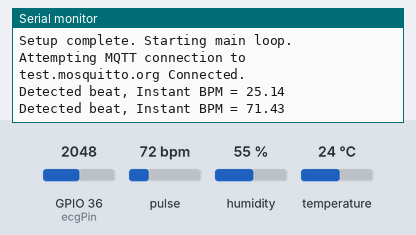
Simulated run of this sketch. Board: ESP32. Shown: the last lines printed to the serial monitor. Inputs (shaded band) come from the test bench; at power-on: pulse 72 bpm, humidity 55 %, temperature 24 °C, GPIO 36 (ecgPin) = 2048. WiFi joins after 1.5 s; servers stay silent unless stated; no MQTT or app messages arrive unless stated.

Above: at 3.4 s.
3.5 s: pulse set to 42 bpm
At 5.9 s:
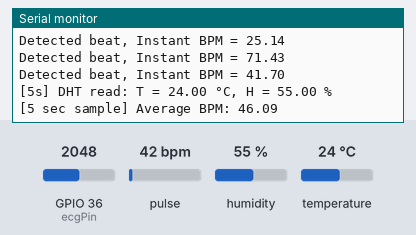
6.5 s: humidity set to 22 %
At 7.9 s:
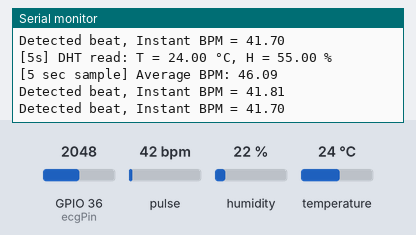
8.0 s: temperature set to 12 °C
At 9.4 s:
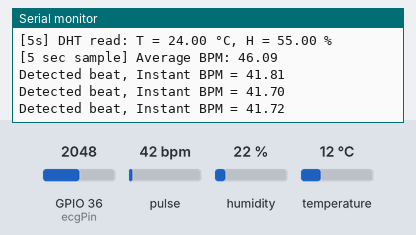
9.5 s: pulse set to 70 bpm
At 11.4 s:
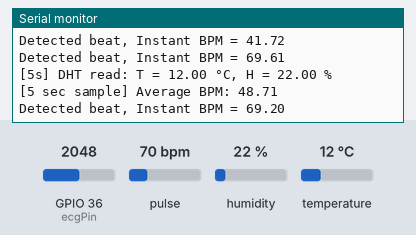
21.2 s: humidity set to 40 %
At 22.6 s:
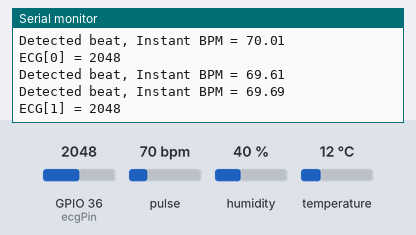
Timing chart, 0 to 24.2 s (numbered marks = the images above; inputs shaded):
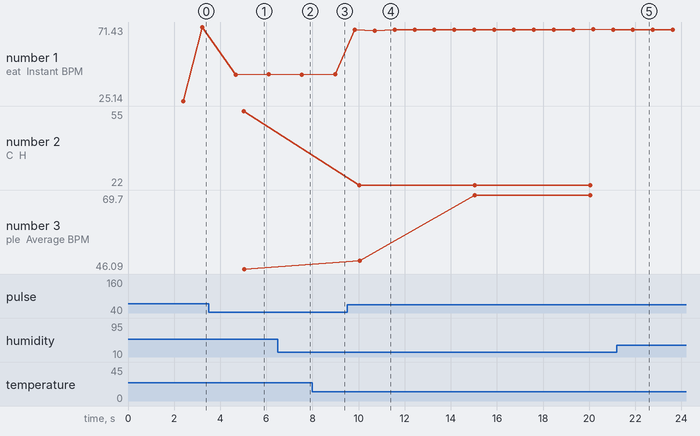

Measured:
- after the input at 3.5 s, the serial monitor: prints a new line after 1.2 s (image 1)
- after the input at 9.5 s, the serial monitor: prints a new line after 0.34 s (image 4)
- plotted number 1: 71.43 → 41.81 after the input at 3.5 s, 41.72 → 69.61 after the input at 9.5 s
- plotted number 2: 22 → 40 after the input at 21.2 s
- plotted number 3: 46.09 → 69.69 after the input at 9.5 s

The sketch:

proiectIP.ino
```cpp
#include <WiFi.h>
#include <PubSubClient.h>
#include <ArduinoJson.h>
#include <Wire.h>
#include "DHT.h"
#include "MAX30105.h"
#include "heartRate.h"

const char* ssid = "LinksysB019";
const char* password = "wm83y3fby4";

const char* mqtt_server = "test.mosquitto.org";
const int   mqtt_port = 1883;
const char* mqtt_client_id = "esp32-multi-sensor-01";

const char* environment_topic = "sensors/esp32/environment";
const char* bpm_topic = "sensors/esp32/bpm";
const char* ecg_topic = "sensors/esp32/ecg";

#define DHTPIN 26
const int ecgPin = 36;
const int loMinus = 39;
const int loPlus = 34;

#define DHTTYPE DHT11
DHT dht(DHTPIN, DHTTYPE);
MAX30105 particleSensor;

WiFiClient espClient;
PubSubClient client(espClient);

struct DhtReading {
  float temperature = NAN;
  float humidity = NAN;
  bool success = false;
};

void connectWifi();
void reconnectMqtt();
DhtReading readDhtSensor();
void updateBPMCalculation();
void publishBPMData();
int readEcgSensor();
void collectAndPublishEcgData();

void setup() {
    Serial.begin(9600);
    while (!Serial && millis() < 2000);
    Serial.println("\nBooting...");

    connectWifi();

    client.setServer(mqtt_server, mqtt_port);

    Serial.println(F("DHT sensor setup start..."));
    dht.begin();
    Serial.println(F("DHT sensor setup done."));

    pinMode(loPlus, INPUT);
    pinMode(loMinus, INPUT);
    Serial.println(F("ECG Pins configured."));

    Serial.println("Initializing MAX30105...");
    if (!particleSensor.begin(Wire, I2C_SPEED_FAST)) {
        Serial.println("MAX30105 was not found. Please check wiring/power.");
        while (1);
    }
    Serial.println("MAX30105 Found!");

    byte ledBrightness = 60;
    byte sampleAverage = 4;
    byte ledMode = 2;
    int sampleRate = 100;
    int pulseWidth = 411;
    int adcRange = 4096;
    particleSensor.setup(ledBrightness, sampleAverage, ledMode, sampleRate, pulseWidth, adcRange);
    Serial.println("MAX30105 Configured.");

    Serial.println("Setup complete. Starting main loop.");
}

static unsigned long lastDhtSampleTime  = 0;
static unsigned long lastDhtPublishTime = 0;

const unsigned long DHT_SAMPLE_INTERVAL  = 5000;
const unsigned long DHT_PUBLISH_INTERVAL = 60000;

static float tempSum   = 0.0;
static float humSum    = 0.0;
static int sampleCount = 0;

void loop() {
    if (!client.connected()) {
        reconnectMqtt();
    }
    client.loop();

    updateBPMCalculation();
    collectAndPublishEcgData();

    unsigned long currentMillis = millis();

    if (currentMillis - lastDhtSampleTime >= DHT_SAMPLE_INTERVAL) {
        lastDhtSampleTime = currentMillis;

        DhtReading reading = readDhtSensor();

        if (reading.success) {
            tempSum += reading.temperature;
            humSum += reading.humidity;
            sampleCount++;

            Serial.print("[5s] DHT read: T = ");Serial.print(reading.temperature);Serial.print(" °C, H = ");Serial.print(reading.humidity);Serial.println(" %");
        } else {
            Serial.println("[5s] Failed DHT read, skipping this sample.");
        }
    }

    if (currentMillis - lastDhtPublishTime >= DHT_PUBLISH_INTERVAL) {
        lastDhtPublishTime = currentMillis;

        if (sampleCount > 0) {
            float avgTemp = tempSum / sampleCount;
            float avgHum  = humSum  / sampleCount;

            StaticJsonDocument<128> jsonDoc;
            jsonDoc["temperature"] = avgTemp;
            jsonDoc["humidity"]    = avgHum;

            char jsonBuffer[128];
            serializeJson(jsonDoc, jsonBuffer);

            Serial.println();Serial.print("Publishing ENV to topic '");Serial.print(environment_topic);Serial.print("': ");Serial.println(jsonBuffer);

            if (client.publish(environment_topic, jsonBuffer)) {
              //Serial.println(F("Published successfully."));
            }else{
                Serial.println("Failed!");
            }
        } else {
            Serial.println("No valid DHT samples in the last minute, skipping publish.");
        }

        tempSum     = 0.0;
        humSum      = 0.0;
        sampleCount = 0;
        Serial.println();
    }
    publishBPMData();
}

void connectWifi() {
    delay(10);
    Serial.println();
    Serial.print("Connecting to WiFi: ");
    Serial.println(ssid);
    WiFi.mode(WIFI_STA);
    WiFi.disconnect();
    delay(100);
    WiFi.begin(ssid, password);
    WiFi.setSleep(false);

    int wifi_retries = 0;
    Serial.print("Status: ");
    while (WiFi.status() != WL_CONNECTED) {
        delay(1000);
        Serial.print(".");
        Serial.print(WiFi.status());
        wifi_retries++;
        if (wifi_retries > 25) {
            Serial.println("\nWiFi connection timed out. Restarting...");
            ESP.restart();
        }
    }
    Serial.println("\nWiFi connected.");
    Serial.print("IP address: ");
    Serial.println(WiFi.localIP());
}

void reconnectMqtt() {
    while (!client.connected()) {
        Serial.print("Attempting MQTT connection to ");
        Serial.print(mqtt_server);
        Serial.print(" ");
        if (client.connect(mqtt_client_id)) {
            Serial.println("Connected.");
        } else {
            Serial.print("Failed, rc=");
            Serial.print(client.state());
            Serial.println(" ,try again in 5 seconds.");
            delay(5000);
        }
    }
}

DhtReading readDhtSensor() {
  DhtReading result;
  result.humidity = dht.readHumidity();
  result.temperature = dht.readTemperature();
  if (isnan(result.humidity) || isnan(result.temperature)) {
    result.success = false;
  } else {
    result.success = true;
  }
  return result;
}

#define SAMPLE_INTERVAL_BPM 5000
#define AVERAGE_INTERVAL_BPM 60000

unsigned long lastBeat = 0;
float avg5SecBPM = 0;
float minuteAvgBPM = 0;

void updateBPMCalculation() {
    static unsigned long last5SecTime = 0;
    static unsigned long lastMinTime = 0;

    static float bpmSum = 0;
    static int bpmCount = 0;

    static float bpmBuffer[12];
    static int bpmBufferIndex = 0;

    unsigned long now = millis();

    long irValue = particleSensor.getIR();

    if (irValue < 50000) {
        bpmSum = 0;
        bpmCount = 0;
        bpmBufferIndex = 0;
        for (int i = 0; i < 12; i++) {
            bpmBuffer[i] = 0;
        }
        return;
    }

    if (checkForBeat(irValue)) {
        unsigned long nowBeat = millis();
        unsigned long delta = nowBeat - lastBeat;
        lastBeat = nowBeat;

        float currentBPM = 60000.0 / delta;

        if (currentBPM >= 20 && currentBPM < 255) {
            bpmSum += currentBPM;
            bpmCount++;
            Serial.print("Detected beat, Instant BPM = ");
            Serial.println(currentBPM);
        }
    }

    if (now - last5SecTime >= SAMPLE_INTERVAL_BPM) {
        last5SecTime = now;

        if (bpmCount > 0)
            avg5SecBPM = bpmSum / bpmCount;
        else
            avg5SecBPM = 0;

        if (bpmBufferIndex < 12) {
            bpmBuffer[bpmBufferIndex++] = avg5SecBPM;
        }

        Serial.print("[5 sec sample] Average BPM: ");
        Serial.println(avg5SecBPM);

        bpmSum = 0;
        bpmCount = 0;
    }

    if (now - lastMinTime >= AVERAGE_INTERVAL_BPM) {
        lastMinTime = now;
        if (bpmBufferIndex > 0) {
            float sum = 0;
            for (int i = 0; i < bpmBufferIndex; i++) {
                sum += bpmBuffer[i];
            }
            float minuteAvgBPM = sum / bpmBufferIndex;
            Serial.print("Average BPM over the minute: ");
            Serial.println(minuteAvgBPM);
        } else {
            Serial.println("No BPM samples collected in the last minute.");
        }

        bpmBufferIndex = 0;
    }
}

unsigned long lastBpmPublish = 0;
const unsigned long BPM_PUBLISH_INTERVAL = 60000;

void publishBPMData() {
    unsigned long now = millis();
    if (now - lastBpmPublish >= BPM_PUBLISH_INTERVAL){
        lastBpmPublish = now;

        StaticJsonDocument<64> bpmJson;
        bpmJson["bpm_avg"] = avg5SecBPM;

        char bpmBuffer[64];
        serializeJson(bpmJson, bpmBuffer);

        Serial.print("Publishing BPM to topic '"); Serial.print(bpm_topic); Serial.print("': "); Serial.println(bpmBuffer);

        if (client.publish(bpm_topic, bpmBuffer)) {
            //Serial.println("Published successfully.");
        } else {
            Serial.println("Failed!");
        }
        Serial.println();
    }
}

const int ECG_BUFFER_SIZE = 100;
int ecgBuffer[ECG_BUFFER_SIZE];
int ecgBufferIndex = 0;

enum EcgState { IDLE, RECORDING };
static EcgState ecgState = IDLE;

unsigned long lastCycleStart = 0;
unsigned long recordStart = 0;
unsigned long lastEcgSampleTime = 0;
unsigned long lastEcgPublish = 0;

const unsigned long RECORD_DURATION = 11000;
const unsigned long CYCLE_INTERVAL = 20000;
const unsigned long ECG_SAMPLE_INTERVAL = 1000;
const unsigned long ECG_PUBLISH_INTERVAL = 60000;

int setsRecorded = 0;

int readEcgSensor() {
    return analogRead(ecgPin);
}

void collectAndPublishEcgData() {
    unsigned long now = millis();

    switch (ecgState) {
        case IDLE:
            if (now - lastCycleStart >= CYCLE_INTERVAL && setsRecorded < 2) {
                ecgState = RECORDING;
                recordStart = now;
                lastEcgSampleTime = now;
                Serial.print(F("START RECORDING ECG SET "));
                Serial.print(setsRecorded + 1);
                Serial.println(F(" (10s)"));
            }
            break;

        case RECORDING:
            if ((now - lastEcgSampleTime >= ECG_SAMPLE_INTERVAL) && (ecgBufferIndex < ECG_BUFFER_SIZE - 1)) {
                lastEcgSampleTime = now;
                int ecgVal = readEcgSensor();
                ecgBuffer[ecgBufferIndex++] = ecgVal;
                Serial.print(F("ECG["));
                Serial.print(ecgBufferIndex - 1);
                Serial.print(F("] = "));
                Serial.println(ecgVal);
            }

            if ((now - recordStart >= RECORD_DURATION) || (ecgBufferIndex >= ECG_BUFFER_SIZE - 1)) {
                Serial.print(F("END RECORDING ECG SET "));
                Serial.print(setsRecorded + 1);
                Serial.print(F(" ("));
                Serial.print(ecgBufferIndex);
                Serial.println(F(" total samples so far)"));

                setsRecorded++;
                ecgState = IDLE;
                lastCycleStart = now;

                if (setsRecorded < 2 && ecgBufferIndex < ECG_BUFFER_SIZE - 1) {
                    ecgBuffer[ecgBufferIndex++] = 0;
                    Serial.println(F("Inserted separator (0) in ECG buffer."));
                }
            }
            break;
    }

    if (now - lastEcgPublish >= ECG_PUBLISH_INTERVAL && setsRecorded == 2) {
        lastEcgPublish = now;

        StaticJsonDocument<8192> jsonDoc;
        JsonArray ecgArray = jsonDoc.createNestedArray("ecg_data");

        for (int i = 0; i < ecgBufferIndex; i++) {
            ecgArray.add(ecgBuffer[i]);
        }

        char payload[1024];
        size_t n = serializeJson(jsonDoc, payload);

        Serial.println();Serial.print(F("Publishing ECG full buffer ("));Serial.print(n);Serial.println(F(" bytes)..."));

        if (client.publish(ecg_topic, (uint8_t*)payload, n, false)) {
            //Serial.println(F("Published successfully."));
        } else {
            Serial.println(F("Failed!"));
        }

        ecgBufferIndex = 0;
        setsRecorded = 0;
        lastCycleStart = now;
        Serial.println();
    }
}
```
